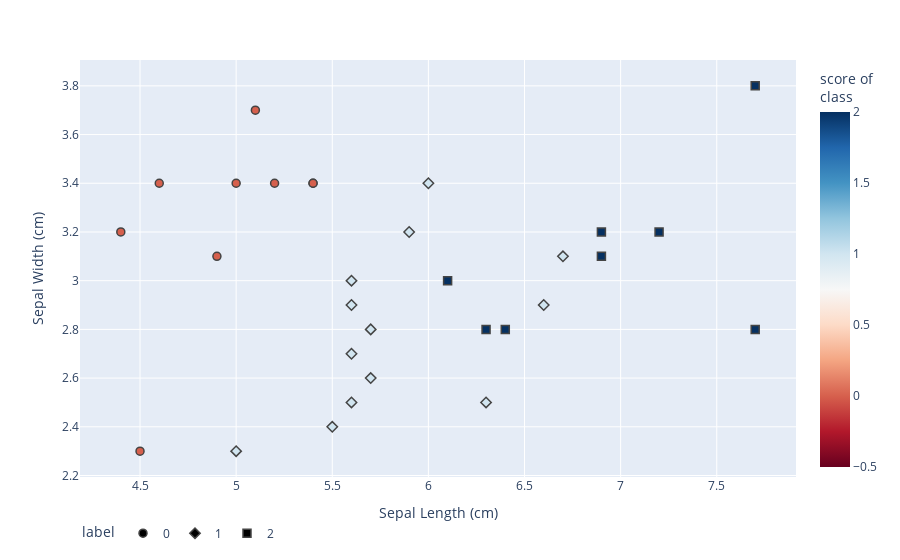

Write notebook code for a chart like this one.
### Markdown cell above
Con la matriz de confusión se confirma que efectivamente el modelo obtiene un 100% de presición en las predicciones. Adicional se muestra a continuación un scatter plot de la clasificación real/predicción.

### Code cell
fig = px.scatter(
    #x="Sepal length(cm)", y="Sepal Width(cm)"
    X_test, x=0, y=1,
    color=predictions, color_continuous_scale='RdBu',
    symbol=y_test,
    labels={'0': "Sepal Length (cm)", '1': "Sepal Width (cm)",'symbol': 'label', 'color': 'score of <br>class'}
)
fig.update_traces(marker_size=8, marker_line_width=1.5)
fig.update_layout(legend_orientation='h')
fig.show()

### Figure 1 — Plotly figure (JSON) as saved in the notebook; plotly's stock layout.template omitted (floating-point values rounded to 4 significant figures)
{"data": [{"hovertemplate": "label=0<br>Sepal Length (cm)=%{x}<br>Sepal Width (cm)=%{y}<br>score of <br>class=%{marker.color}<extra></extra>", "legendgroup": "0", "marker": {"color": [0, 0, 0, 0, 0, 0, 0, 0, 0], "coloraxis": "coloraxis", "line": {"width": 1.5}, "size": 8, "symbol": "circle"}, "mode": "markers", "name": "0", "orientation": "v", "showlegend": true, "type": "scatter", "x": [5.2, 4.4, 5.1, 5.4, 5, 4.6, 5.4, 4.9, 4.5], "xaxis": "x", "y": [3.4, 3.2, 3.7, 3.4, 3.4, 3.4, 3.4, 3.1, 2.3], "yaxis": "y"}, {"hovertemplate": "label=1<br>Sepal Length (cm)=%{x}<br>Sepal Width (cm)=%{y}<br>score of <br>class=%{marker.color}<extra></extra>", "legendgroup": "1", "marker": {"color": [1, 1, 1, 1, 1, 1, 1, 1, 1, 1, 1, 1, 1], "coloraxis": "coloraxis", "line": {"width": 1.5}, "size": 8, "symbol": "diamond"}, "mode": "markers", "name": "1", "orientation": "v", "showlegend": true, "type": "scatter", "x": [6.3, 5.9, 6, 6.7, 5.5, 5, 6.6, 5.6, 5.6, 5.7, 5.7, 5.6, 5.6], "xaxis": "x", "y": [2.5, 3.2, 3.4, 3.1, 2.4, 2.3, 2.9, 2.9, 2.7, 2.6, 2.8, 3, 2.5], "yaxis": "y"}, {"hovertemplate": "label=2<br>Sepal Length (cm)=%{x}<br>Sepal Width (cm)=%{y}<br>score of <br>class=%{marker.color}<extra></extra>", "legendgroup": "2", "marker": {"color": [2, 2, 2, 2, 2, 2, 2, 2], "coloraxis": "coloraxis", "line": {"width": 1.5}, "size": 8, "symbol": "square"}, "mode": "markers", "name": "2", "orientation": "v", "showlegend": true, "type": "scatter", "x": [6.4, 6.1, 6.3, 7.2, 6.9, 7.7, 7.7, 6.9], "xaxis": "x", "y": [2.8, 3, 2.8, 3.2, 3.1, 3.8, 2.8, 3.2], "yaxis": "y"}], "layout": {"coloraxis": {"colorbar": {"title": {"text": "score of <br>class"}}, "colorscale": [[0, "rgb(103,0,31)"], [0.1, "rgb(178,24,43)"], [0.2, "rgb(214,96,77)"], [0.3, "rgb(244,165,130)"], [0.4, "rgb(253,219,199)"], [0.5, "rgb(247,247,247)"], [0.6, "rgb(209,229,240)"], [0.7, "rgb(146,197,222)"], [0.8, "rgb(67,147,195)"], [0.9, "rgb(33,102,172)"], [1, "rgb(5,48,97)"]]}, "legend": {"orientation": "h", "title": {"text": "label"}, "tracegroupgap": 0}, "margin": {"t": 60}, "xaxis": {"anchor": "y", "domain": [0, 1], "title": {"text": "Sepal Length (cm)"}}, "yaxis": {"anchor": "x", "domain": [0, 1], "title": {"text": "Sepal Width (cm)"}}}}
